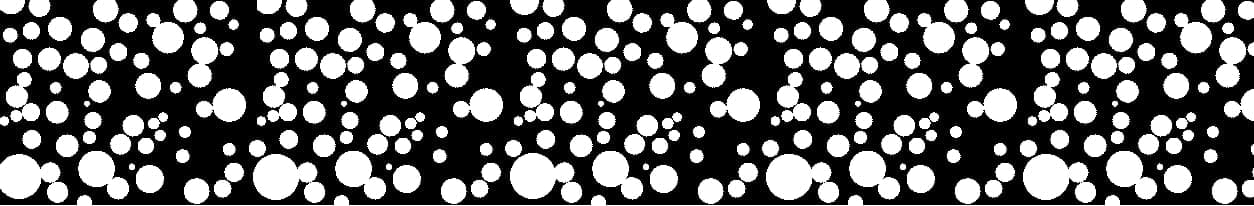
#> input picture scrap/testpic.jpg, 1254 x 206 px
$ python -i picdetect.py   (imports and definitions only)
#> lines starting #> are read from the running program, lines starting #| are printed output that depends on the picture; after the words box and inside, x2 and y2 are one past the last pixel; in counts of white or black regions, pixels touching at a corner belong together
import cv2
import numpy as np

def detect(filename):
    # Read image.
#> called with filename = 'testpic.jpg'
    img = cv2.imread(filename, cv2.IMREAD_COLOR)
#> img is the input picture: shape (206, 1254, 3); min 0, max 255, mean 99.2

    # Convert to grayscale.
    gray = cv2.cvtColor(img, cv2.COLOR_BGR2GRAY)

    # Blur using 3 * 3 kernel.
    gray_blurred = cv2.blur(gray, (3, 3))
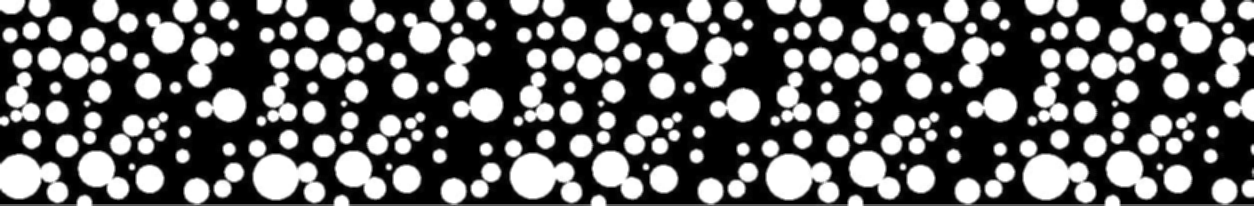
#> gray_blurred: shape (206, 1254); min 0, max 255, mean 98.8

    # Apply Hough transform on the blurred image.
    detected_circles = cv2.HoughCircles(gray_blurred,
                    cv2.HOUGH_GRADIENT, 1, 20, param1 = 50,
                param2 = 30, minRadius = 1, maxRadius = 40)
#> detected_circles = 165 rows, first 8: [228.5, 104.5, 17], [787.5, 176.5, 22.4], [846.5, 65.5, 13], [532.5, 176.5, 22.1], [485.5, 104.5, 17.2], [1044.5, 176.5, 22.1], [275.5, 177.5, 22.1], [167.5, 37.5, 15.2]

    particles = []
    # Draw circles that are detected.
    if detected_circles is not None:

        # Convert the circle parameters a, b and r to integers.
        detected_circles = np.uint16(np.around(detected_circles))
#> detected_circles = 165 rows, first 8: [228, 104, 17], [788, 176, 22], [846, 66, 13], [532, 176, 22], [486, 104, 17], [1044, 176, 22], [276, 178, 22], [168, 38, 15]

        for pt in detected_circles[0, :]:
            a, b, r = pt[0], pt[1], pt[2]
            particles.append([[a,b],r])
            # Draw the circumference of the circle.
            cv2.circle(img, (a, b), r, (0, 255, 0), 2)

            # Draw a small circle (of radius 1) to show the center.
            cv2.circle(img, (a, b), 1, (0, 0, 255), 3)
#> this loop made 165 passes
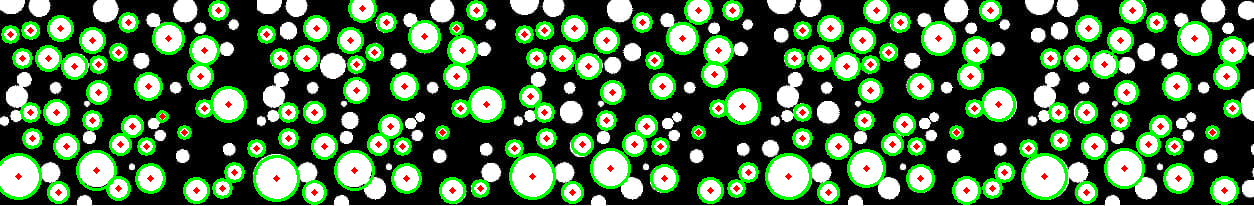
#> img: shape (206, 1254, 3); 14.74% of pixels changed, all inside (x1, y1, x2, y2) = (0, 0, 1247, 205)
#> after the loop, particles = 165 items

    return particles

#cv2.imshow("Detected Circle", img)
#cv2.imwrite("detectresult.jpg",img)
#cv2.waitKey(0)

>>> result = detect('testpic.jpg')
#> result = 165 items
